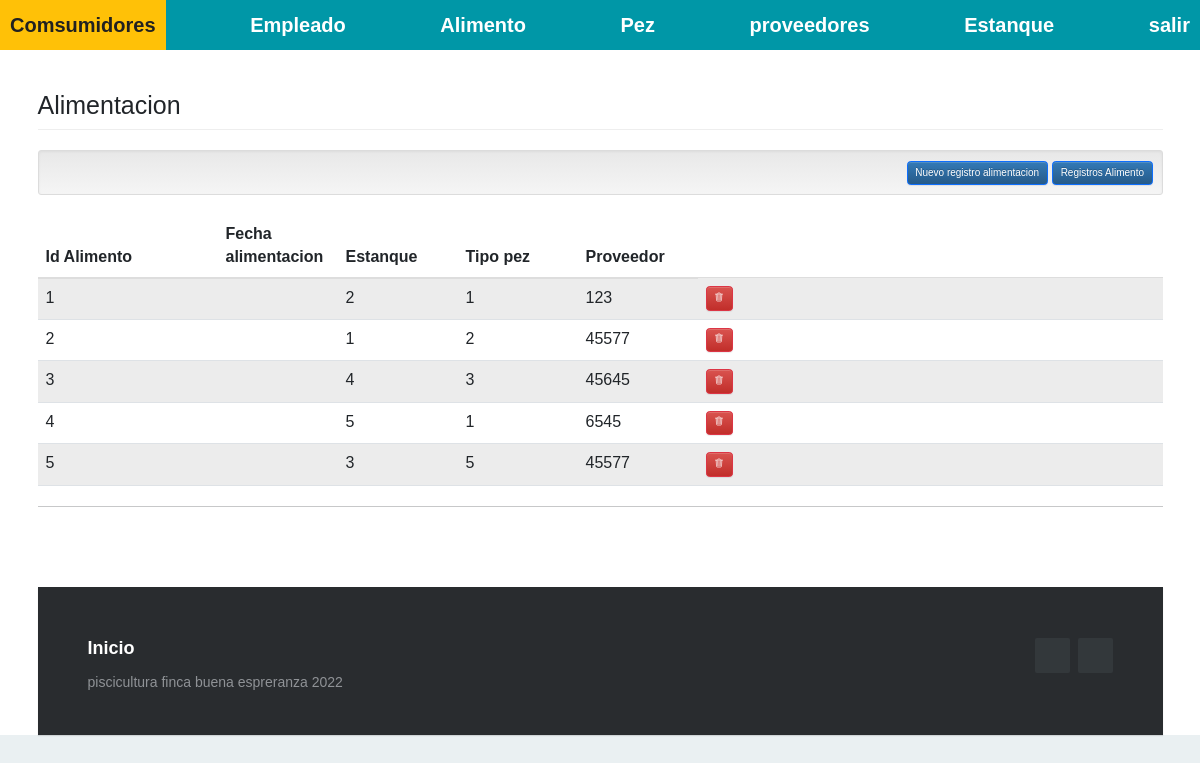
The app's page /index.php?c=alimentacion (signed in) with its own data.
### Controller/alimentacion.controller.php (called while the page is built, shortened)
<?php
require_once 'model/alimentacion.php';
class alimentacionController{
    public function __CONSTRUCT(){
        $this->model = new alimentacion();
    }
    public function Index(){
        require_once 'view/header.php';
        require_once 'view/alimentacion/alimentacion.php';
        require_once 'view/footer.php';
    }
} ?>

### Model/database.php (called while the page is built)
<?php
class Database
{
    public static function Conectar()
    {
        $pdo = new PDO('mysql:host=localhost;dbname=piscicultura;charset=utf8', 'root', '');
        $pdo->setAttribute(PDO::ATTR_ERRMODE, PDO::ERRMODE_EXCEPTION);
        return $pdo;
    }
}

### Model/alimentacion.php (called while the page is built, shortened)
<?php
class alimentacion
{
	private $pdo;
	public function __CONSTRUCT()
	{
		try
		{
			$this->pdo = Database::Conectar();
		}
		catch(Exception $e)
		{
			die($e->getMessage());
		}
	}
	public function Listar()
	{
		try
		{
			$stm = $this->pdo->prepare("SELECT * FROM alimentación");
			$stm->execute();
			return $stm->fetchAll(PDO::FETCH_OBJ);
		}
		catch(Exception $e)
		{
			die($e->getMessage());
		}
	}
}

### View/alimentacion/alimentacion.php (the view)
<h1 class="page-header">Alimentacion</h1>
<div class="well well-sm text-right">
<a class="btn btn-primary" href="?c=alimentacion&a=Nuevo">Nuevo registro alimentacion</a>
    <a class="btn btn-primary" href="?c=alimento">Registros Alimento</a>
</div>
<table class="table table-striped">
    <thead>
        <tr>
            <th style="width:180px;">Id Alimento</th>
            <th style="width:120px;">Fecha alimentacion</th>
            <th style="width:120px;">Estanque</th>
            <th style="width:120px;">Tipo pez</th>
            <th style="width:120px;">Proveedor</th>
        </tr>
    </thead>
    <tbody>
    <?php foreach($this->model->Listar() as $r): ?>
        <tr>
            <td><?php echo $r->CodAlimentacion; ?></td>
            <td><?php echo $r->Fecha_alimentacion; ?></td>
            <td><?php echo $r->ID_Estanque; ?></td>
            <td><?php echo $r->ID_Pez; ?></td>
            <td><?php echo $r->ID_Alimento; ?></td>
            <td>
                <a class="btn btn-danger" onclick="javascript:return confirm('¿Seguro de eliminar este registro?');" href="?c=alimento&a=Eliminar&CodAlimentacion=<?php echo $r->CodAlimentacion; ?>"><ion-icon name="trash-outline"></ion-icon></a>
            </td>
        </tr>
    <?php endforeach; ?>
    </tbody>
</table>

### assets/css/demo.css (style rules this page uses)
* { padding:0; margin:0; }
html { background-color: #eaf0f2; }
body { font:14px/1.5 Arial, Helvetica, sans-serif; }

### View/footer.php (style rules this page uses)
html { font-size: 62.5%; }
body { font-size: 16px; font-family: 'Krub', sans-serif; }

### records on screen
alimentación: CodAlimentacion "1", ID_Estanque "2", ID_Pez "1", ID_Alimento "123"
alimentación: CodAlimentacion "2", ID_Estanque "1", ID_Pez "2", ID_Alimento "45577"
alimentación: CodAlimentacion "3", ID_Estanque "4", ID_Pez "3", ID_Alimento "45645"
alimentación: CodAlimentacion "4", ID_Estanque "5", ID_Pez "1", ID_Alimento "6545"
alimentación: CodAlimentacion "5", ID_Estanque "3", ID_Pez "5", ID_Alimento "45577"
